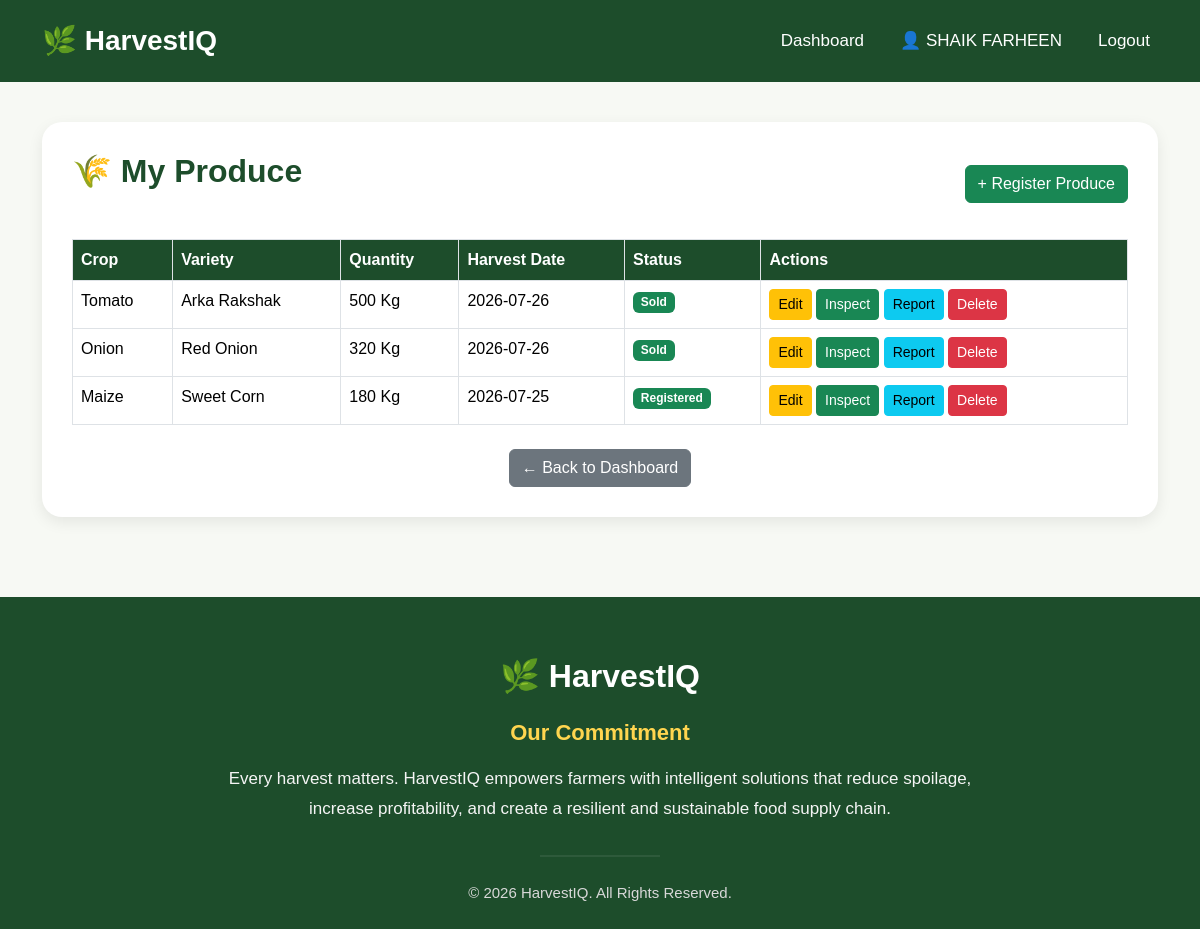
/my_produce (signed in), run on an earlier commit of the app's database.
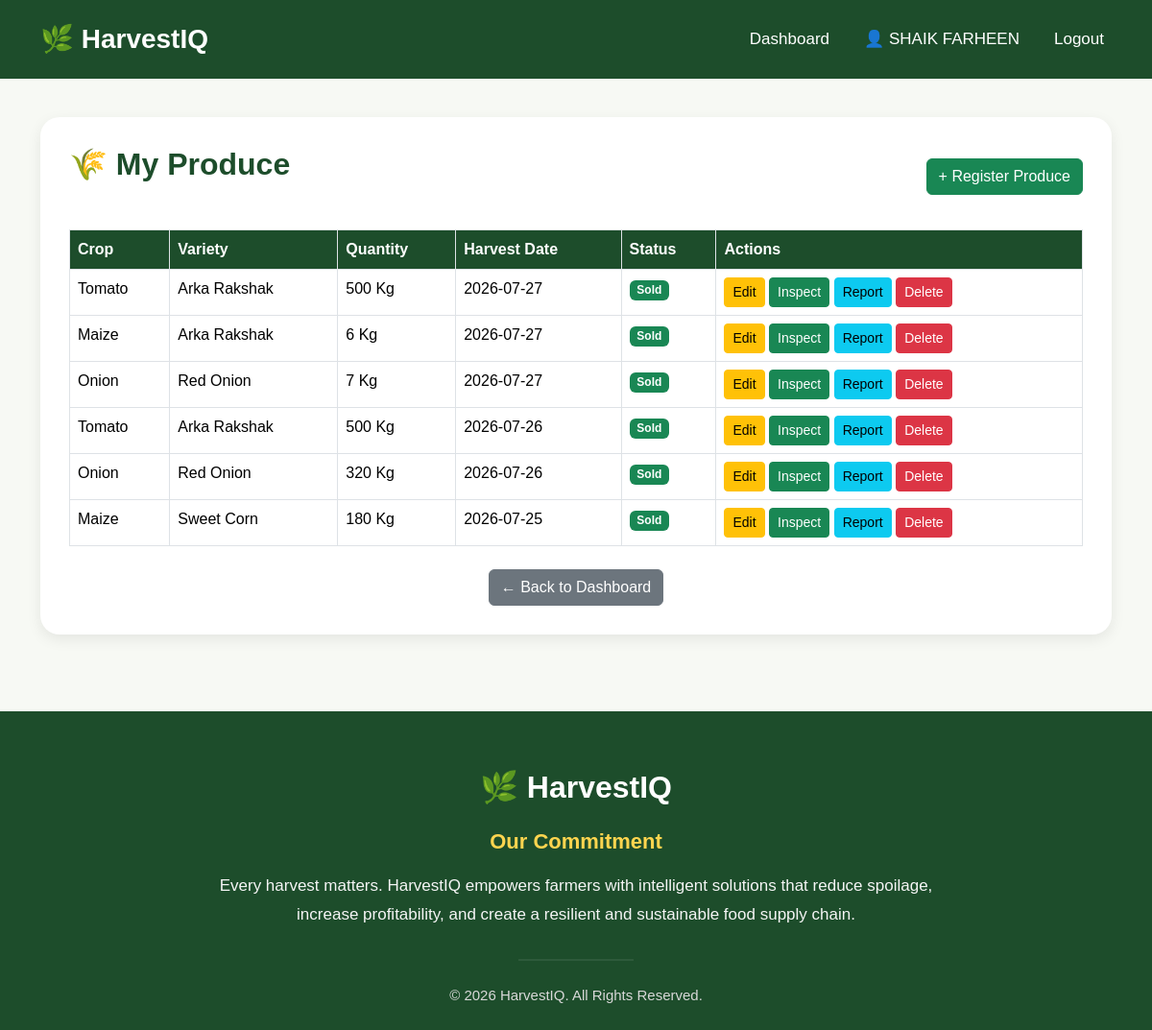
And on a later commit of the database.
### app.py (models this page shows)
class User(db.Model):
    __tablename__ = "users"
    id = db.Column(db.Integer, primary_key=True)
    full_name = db.Column(db.String(100), nullable=False)
    email = db.Column(db.String(120), unique=True, nullable=False)
    password_hash = db.Column(db.String(255), nullable=False)
    phone = db.Column(db.String(15))
    role = db.Column(db.String(20), nullable=False)
    created_at = db.Column(db.DateTime, default=datetime.utcnow)
    farmer = db.relationship(
        "Farmer",
        back_populates="user",
        uselist=False
    )
    buyer = db.relationship(
        "Buyer",
        back_populates="user",
        uselist=False
    )
    logistics = db.relationship(
        "LogisticsProvider",
        back_populates="user",
        uselist=False
    )

class ProduceBatch(db.Model):
    __tablename__ = "produce_batches"
    id = db.Column(db.Integer, primary_key=True)
    farmer_id = db.Column(
        db.Integer,
        db.ForeignKey("farmers.id"),
        nullable=False
    )
    crop_name = db.Column(db.String(50))
    variety = db.Column(db.String(50))
    quantity = db.Column(db.Integer)
    unit = db.Column(db.String(20))
    harvest_date = db.Column(db.Date)
    farm_location = db.Column(db.String(200))
    status = db.Column(
        db.String(30),
        default="Registered"
    )
    farmer = db.relationship(
        "Farmer",
        back_populates="produce_batches"
    )
    quality = db.relationship(
        "QualityInspection",
        back_populates="batch",
        uselist=False,
        lazy=True
    )
    shelf_life = db.relationship(
        "ShelfLifePrediction",
        back_populates="batch",
        uselist=False,
        lazy=True
    )
    storage = db.relationship(
        "StorageRecord",
        back_populates="batch",
        lazy=True
    )
    deliveries = db.relationship(
        "Delivery",
        back_populates="batch",
        lazy=True
    )
    recommendation = db.relationship(
        "Recommendation",
        back_populates="batch",
        uselist=False,
        lazy=True
    )
    sale = db.relationship(
        "Sale",
        back_populates="batch",
        uselist=False,
        lazy=True
    )

### app.py (the view)
@app.route("/my_produce")
def my_produce():
    if "user_id" not in session:
        flash("Please login first.", "warning")
        return redirect(url_for("login"))
    user = User.query.get(session["user_id"])
    farmer = Farmer.query.filter_by(user_id=user.id).first()
    batches = ProduceBatch.query.filter_by(
        farmer_id=farmer.id
    ).order_by(
        ProduceBatch.harvest_date.desc()
    ).all()
    return render_template(
        "my_produce.html",
        batches=batches
    )

### templates/my_produce.html (shortened to what this page needs)
{% extends "base.html" %}
{% block content %}
<div class="container">
    <div class="produce-box">
        <div class="d-flex justify-content-between align-items-center mb-4">
            <h2>🌾 My Produce</h2>
            <a href="{{ url_for('register_produce') }}" class="btn btn-success">
                + Register Produce
            </a>
        </div>
        <table class="table table-bordered table-hover">
            <thead>
                <tr>
                    <th>Crop</th>
                    <th>Variety</th>
                    <th>Quantity</th>
                    <th>Harvest Date</th>
                    <th>Status</th>
                    <th>Actions</th>
                </tr>
            </thead>
            <tbody>
                {% for batch in batches %}
                <tr>
                    <td>{{ batch.crop_name }}</td>
                    <td>{{ batch.variety }}</td>
                    <td>{{ batch.quantity }} {{ batch.unit }}</td>
                    <td>{{ batch.harvest_date }}</td>
                    <td>
                        <span class="badge bg-success">
                            {{ batch.status }}
                        </span>
                    </td>
                    <td>
                        <a href="{{ url_for('edit_produce', batch_id=batch.id) }}" class="btn btn-warning btn-sm">
                            Edit
                        </a>
                        <a href="{{ url_for('quality_inspection', batch_id=batch.id) }}" class="btn btn-success btn-sm">
                            Inspect
                        </a>
                        <a href="{{ url_for('inspection_result', batch_id=batch.id) }}" class="btn btn-info btn-sm">
                            Report
                        </a>
                        <a href="{{ url_for('delete_produce', batch_id=batch.id) }}" class="btn btn-danger btn-sm"
                            onclick="return confirm('Delete this produce?')">
                            Delete
                        </a>
                    </td>
                </tr>
                {% endfor %}
            </tbody>
        </table>
        <div class="text-center mt-4">
            <a href="{{ url_for('farmer_dashboard') }}" class="btn btn-secondary">
                ← Back to Dashboard
            </a>
        </div>
    </div>
</div>
{% endblock %}

### templates/base.html (shortened to what this page needs)
<!DOCTYPE html>
<html lang="en">
<head>
    <link href="https://cdn.jsdelivr.net/npm/bootstrap@5.3.7/dist/css/bootstrap.min.css" rel="stylesheet">
</head>
<body>
    <nav class="navbar navbar-expand-lg navbar-dark">
        <div class="container">
            <a class="navbar-brand" href="/">🌿 HarvestIQ</a>
            <div class="collapse navbar-collapse" id="menu">
                <ul class="navbar-nav ms-auto">
                    {% if "user_id" not in session %}
                    <li class="nav-item">
                        <a class="nav-link" href="{{ url_for('home') }}">Home</a>
                    </li>
                    {% if request.endpoint == "home" %}
                    <li class="nav-item">
                        <a class="nav-link" href="#features">Features</a>
                    </li>
                    {% endif %}
                    <li class="nav-item">
                        <a class="nav-link" href="{{ url_for('login') }}">Login</a>
                    </li>
                    <li class="nav-item">
                        <a class="nav-link" href="{{ url_for('register') }}">Register</a>
                    </li>
                    {% else %}
                    <li class="nav-item">
                        {% if session["role"] == "Farmer" %}
                        <a class="nav-link" href="{{ url_for('farmer_dashboard') }}">
                            Dashboard
                        </a>
                        {% elif session["role"] == "Buyer" %}
                        <a class="nav-link" href="{{ url_for('buyer_dashboard') }}">
                            Dashboard
                        </a>
                        {% elif session["role"] == "Logistics" %}
                        <a class="nav-link" href="{{ url_for('logistics_dashboard') }}">
                            Dashboard
                        </a>
                        {% endif %}
                    </li>
                    <li class="nav-item">
                        {% if session["role"] == "Farmer" %}
                        <a class="nav-link" href="{{ url_for('profile') }}">
                            👤 {{ session["name"] }}
                        </a>
                        {% elif session["role"] == "Buyer" %}
                        <a class="nav-link" href="{{ url_for('buyer_profile') }}">
                            👤 {{ session["name"] }}
                        </a>
                        {% elif session["role"] == "Logistics" %}
                        <a class="nav-link" href="{{ url_for('logistics_profile') }}">
                            👤 {{ session["name"] }}
                        </a>
                        {% endif %}
                    </li>
                    <li class="nav-item">
                        <a class="nav-link" href="{{ url_for('logout') }}">
                            Logout
                        </a>
                    </li>
                    {% endif %}
                </ul>
            </div>
        </div>
    </nav>
    {% block content %}
    {% endblock %}
    <footer>
        <div class="container">
            <div class="footer-content">
                <h3>🌿 HarvestIQ</h3>
                <p class="commitment-title">
                    Our Commitment
                </p>
                <p class="commitment-text">
                    Every harvest matters. HarvestIQ empowers farmers with intelligent
                    solutions that reduce spoilage, increase profitability, and create
                    a resilient and sustainable food supply chain.
                </p>
                <hr>
                <p class="copyright">
                    © 2026 HarvestIQ. All Rights Reserved.
                </p>
            </div>
        </div>
    </footer>
</body>
</html>

### templates/base.html (style rules this page uses)
* { margin: 0; padding: 0; box-sizing: border-box; font-family: Arial, Helvetica, sans-serif; }
body { background: #f7f9f4; color: #333; }
html { scroll-behavior: smooth; }
.navbar { background: #1d4d2b; padding: 15px 0; }
.navbar-brand { color: white !important; font-size: 28px; font-weight: bold; }
.nav-link { color: white !important; margin-left: 20px; font-size: 17px; }
footer { background: #1d4d2b; color: white; padding: 60px 0 25px; margin-top: 80px; }
.footer-content { max-width: 750px; margin: auto; text-align: center; }
.footer-content h3 { font-size: 32px; font-weight: bold; margin-bottom: 20px; }
.commitment-title { font-size: 22px; font-weight: 600; color: #FFD54F; margin-bottom: 15px; }
.commitment-text { font-size: 17px; line-height: 1.8; color: #f5f5f5; margin-bottom: 30px; }
footer hr { width: 120px; margin: 25px auto; border: 1px solid rgba(255, 255, 255, .3); }
.copyright { font-size: 15px; color: #d8d8d8; margin: 0; }

### templates/my_produce.html (style rules this page uses)
.produce-box { background: white; border-radius: 20px; padding: 30px; margin-top: 40px; box-shadow: 0 5px 15px rgba(0, 0, 0, .08); }
.produce-box h2 { color: #1d4d2b; font-weight: bold; margin-bottom: 25px; }
.table th { background: #1d4d2b; color: white; }

What changed in the data, as far as the page shows it:
added ProduceBatch: crop_name "Tomato", variety "Arka Rakshak", quantity "500", unit "Kg", harvest_date "2026-07-27", status "Sold"
added ProduceBatch: crop_name "Maize", variety "Arka Rakshak", quantity "6", unit "Kg", harvest_date "2026-07-27", status "Sold"
added ProduceBatch: crop_name "Onion", variety "Red Onion", quantity "7", unit "Kg", harvest_date "2026-07-27", status "Sold"
changed ProduceBatch "Sweet Corn": status "Registered" → "Sold"
